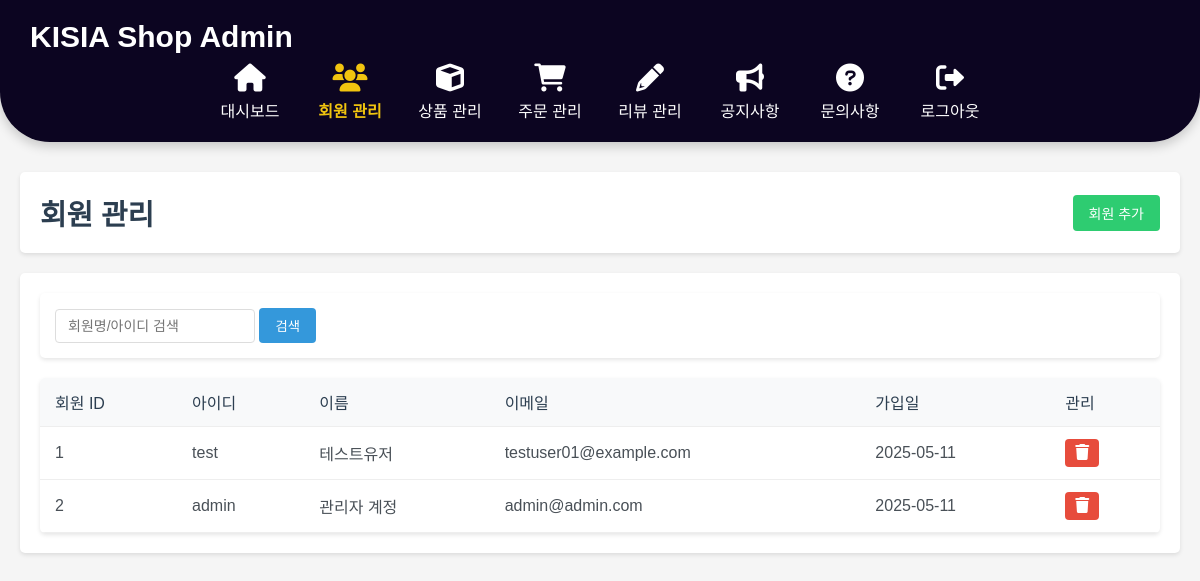
/admin/members.php, run on an earlier commit of the app's database.
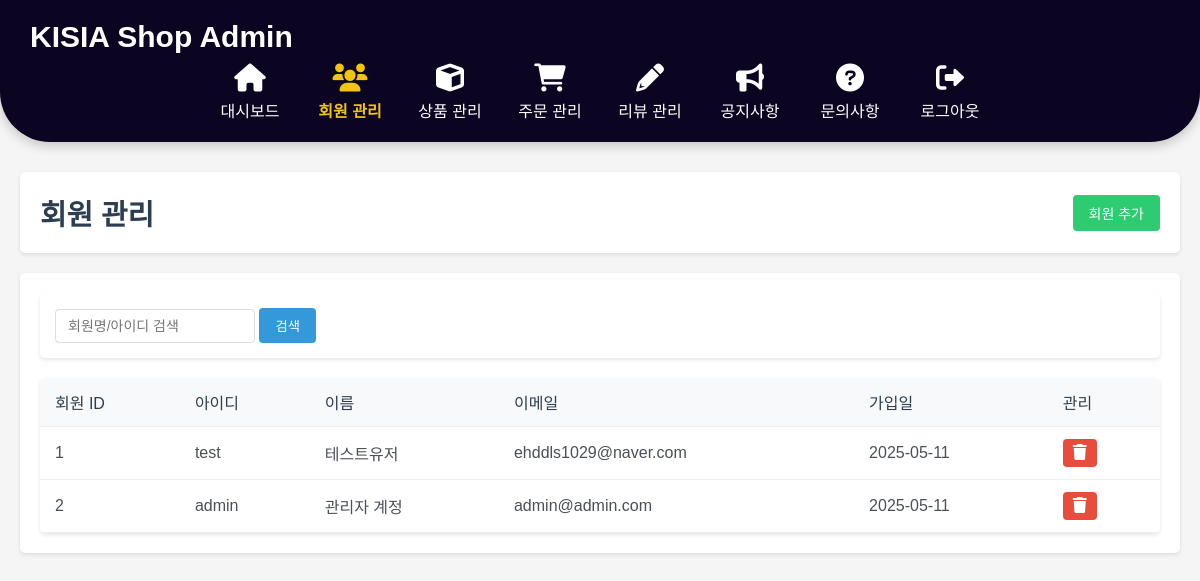
And on a later commit of the database.
### tables this page shows
CREATE TABLE IF NOT EXISTS users (
    id INT AUTO_INCREMENT PRIMARY KEY,
    userId VARCHAR(50) NOT NULL UNIQUE,
    email VARCHAR(100) NOT NULL,
    password VARCHAR(255) NOT NULL,
    name VARCHAR(50) NOT NULL,
    phone VARCHAR(20),
    address VARCHAR(255),
    postcode VARCHAR(10),
    address_detail VARCHAR(255),
    point INT DEFAULT 0,
    role VARCHAR(10) NOT NULL DEFAULT 'USER',
    created_at DATETIME DEFAULT CURRENT_TIMESTAMP
);

### admin/members.php (the view, shortened to what this page needs)
<!DOCTYPE html>
<html lang="ko">
<head>
    <link rel="stylesheet" href="css/admin.css">
    <link rel="stylesheet" href="https://cdnjs.cloudflare.com/ajax/libs/font-awesome/6.0.0/css/all.min.css">
</head>
<body>
    <div class="admin-container">
        <?php include 'topbar.php'; ?>
        <div class="main-content">
            <header class="admin-header">
                <h1>회원 관리</h1>
                <a href="members_add.php" class="add-product-btn">회원 추가</a>
            </header>
            <div class="content-wrapper">
                <div class="filters">
                    <form method="GET" action="">
                        <input type="text" name="search_query" placeholder="회원명/아이디 검색" value="<?= $_GET['search_query'] ?? '' ?>">
                        <button type="submit">검색</button>
                    </form>
                </div>
                <table class="table">
                    <thead>
                        <tr>
                            <th>회원 ID</th>
                            <th>아이디</th>
                            <th>이름</th>
                            <th>이메일</th>
                            <th>가입일</th>
                            <th>관리</th>
                        </tr>
                    </thead>
                    <tbody>
                        <?php
                        require_once '../mainmenu/common/db.php';
                        $search_query = $_GET['search_query'] ?? '';
                        if ($search_query !== '') {
                            $sql = "SELECT * FROM users WHERE name LIKE '%$search_query%' OR userId LIKE '%$search_query%' ORDER BY id ASC";
                        } else {
                            $sql = "SELECT * FROM users ORDER BY id ASC";
                        }
                        $result = mysqli_query($conn, $sql);
                        if ($result && mysqli_num_rows($result) > 0) {
                            while ($users = mysqli_fetch_assoc($result)) {
                                echo "<tr onclick=\"toggleDetail(" . $users['id'] . ")\" style=\"cursor: pointer;\">";
                                echo "<td>" . $users['id'] . "</td>";
                                echo "<td>" . $users['userId'] . "</td>";
                                echo "<td>" . $users['name'] . "</td>";
                                echo "<td>" . $users['email'] . "</td>";
                                echo "<td>" . date('Y-m-d', strtotime($users['created_at'])) . "</td>";
                                echo "<td>
                                        <a href='admin_delete.php?id=" . $users['id'] . "&type=users' class='delete-btn' title='삭제'>
                                            <i class='fas fa-trash'></i>
                                        </a>
                                    </td>";
                                echo "</tr>";
                            }
                        } else {
                            echo "<tr><td colspan='7' class='no-data'>등록된 회원이 없습니다.</td></tr>";
                        }
                        ?>
                    </tbody>
                </table>
            </div>
        </div>
    </div>
</body>
</html>

What changed in the data, as far as the page shows it:
changed users "test": email "testuser01@example.com" → "ehddls1029@naver.com"
